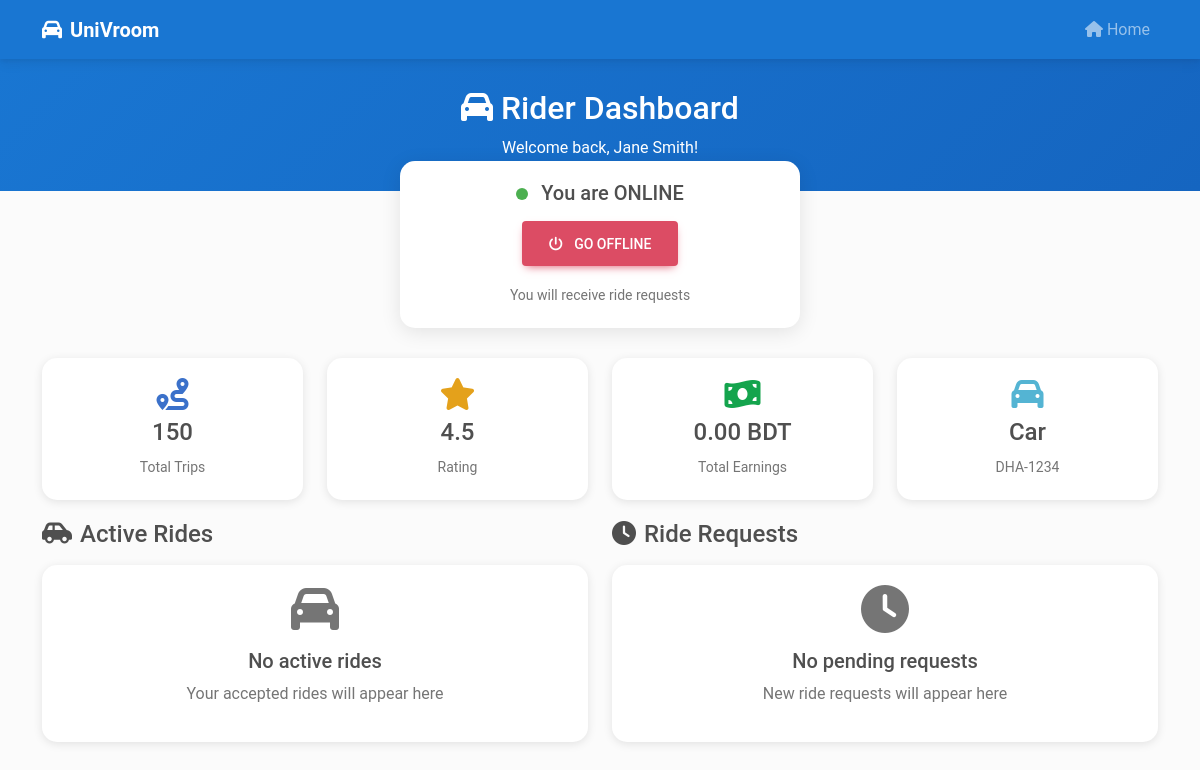
/rider/dashboard.php (signed in), run on the app's committed database.
### tables this page shows
CREATE TABLE riders (
    id INT AUTO_INCREMENT PRIMARY KEY,
    user_id INT NOT NULL,
    vehicle_type ENUM('car', 'bike', 'rickshaw', 'cng') NOT NULL,
    brand VARCHAR(50),
    model VARCHAR(50),
    plate_no VARCHAR(20) NOT NULL,
    license_no VARCHAR(50),
    status ENUM('pending', 'approved', 'rejected', 'suspended') DEFAULT 'pending',
    is_online BOOLEAN DEFAULT FALSE,
    current_lat DECIMAL(10, 8),
    current_lng DECIMAL(11, 8),
    last_location_update TIMESTAMP DEFAULT CURRENT_TIMESTAMP,
    rating DECIMAL(3, 2) DEFAULT 0.00,
    total_trips INT DEFAULT 0,
    total_earnings DECIMAL(10, 2) DEFAULT 0.00,
    created_at TIMESTAMP DEFAULT CURRENT_TIMESTAMP,
    FOREIGN KEY (user_id) REFERENCES users(id) ON DELETE CASCADE
);

CREATE TABLE users (
    id INT AUTO_INCREMENT PRIMARY KEY,
    name VARCHAR(100) NOT NULL,
    email VARCHAR(100) UNIQUE NOT NULL,
    password_hash VARCHAR(255) NOT NULL,
    role ENUM('user', 'rider') DEFAULT 'user',
    verified BOOLEAN DEFAULT FALSE,
    verification_token VARCHAR(255),
    reset_token VARCHAR(255),
    reset_expires DATETIME,
    profile_image VARCHAR(255),
    date_of_birth DATE,
    gender ENUM('male', 'female', 'other'),
    phone VARCHAR(20),
    address TEXT,
    created_at TIMESTAMP DEFAULT CURRENT_TIMESTAMP,
    updated_at TIMESTAMP DEFAULT CURRENT_TIMESTAMP ON UPDATE CURRENT_TIMESTAMP
);

### config/config.php (called while the page is built, shortened)
<?php
function formatCurrency($amount) {
    return number_format($amount, 2) . ' BDT';
}
?>

### rider/dashboard.php (the view, shortened to what this page needs)
<?php
require_once '../config/config.php';
$db = getDB();
$user_id = $_SESSION['user_id'];
$stmt = $db->prepare("
    SELECT r.*, u.name, u.email, u.phone
    FROM riders r
    JOIN users u ON r.user_id = u.id
    WHERE r.user_id = ?
");
$stmt->execute([$user_id]);
$rider = $stmt->fetch(PDO::FETCH_ASSOC);
$stmt = $db->prepare("
    SELECT r.*, u.name as passenger_name, u.phone as passenger_phone
    FROM rides r
    JOIN users u ON r.user_id = u.id
    WHERE r.status = 'requested'
    AND r.rider_id IS NULL
    ORDER BY r.created_at ASC
    LIMIT 10
");
$stmt->execute();
$pending_rides = $stmt->fetchAll(PDO::FETCH_ASSOC);
$stmt = $db->prepare("
    SELECT r.*, u.name as passenger_name, u.phone as passenger_phone
    FROM rides r
    JOIN users u ON r.user_id = u.id
    WHERE r.rider_id = (SELECT id FROM riders WHERE user_id = ?)
    AND r.status IN ('accepted', 'picked_up')
    ORDER BY r.created_at DESC
");
$stmt->execute([$user_id]);
$active_rides = $stmt->fetchAll(PDO::FETCH_ASSOC);
$stmt = $db->prepare("SELECT * FROM riders WHERE user_id = ?");
$stmt->execute([$user_id]);
$stats = $stmt->fetch(PDO::FETCH_ASSOC);
?>
<!DOCTYPE html>
<html lang="en">
<head>
    <link href="https://cdnjs.cloudflare.com/ajax/libs/mdb-ui-kit/6.4.2/mdb.min.css" rel="stylesheet">
    <link href="https://cdnjs.cloudflare.com/ajax/libs/font-awesome/6.0.0/css/all.min.css" rel="stylesheet">
</head>
<body class="bg-light">
    <nav class="navbar navbar-expand-lg navbar-dark" style="background-color: var(--primary-color);">
        <div class="container">
            <a class="navbar-brand fw-bold" href="../index.php">
                <i class="fas fa-car me-2"></i><?php echo SITE_NAME; ?>
            </a>
            <div class="navbar-nav ms-auto">
                <a class="nav-link" href="../index.php">
                    <i class="fas fa-home me-1"></i>Home
                </a>
            </div>
        </div>
    </nav>
    <div class="rider-header">
        <div class="container text-center">
            <h2><i class="fas fa-car me-2"></i>Rider Dashboard</h2>
            <p class="mb-0">Welcome back, <?php echo htmlspecialchars($rider['name']); ?>!</p>
        </div>
    </div>
    <div class="container">
        <div class="status-toggle">
            <h5 class="mb-3">
                <span class="online-indicator <?php echo $rider['is_online'] ? 'online' : 'offline'; ?>"></span>
                You are <?php echo $rider['is_online'] ? 'ONLINE' : 'OFFLINE'; ?>
            </h5>
            <form method="POST" class="d-inline">
                <button type="submit" name="toggle_status" class="btn btn-<?php echo $rider['is_online'] ? 'danger' : 'success'; ?> btn-lg">
                    <i class="fas fa-power-off me-2"></i>
                    Go <?php echo $rider['is_online'] ? 'Offline' : 'Online'; ?>
                </button>
            </form>
            <div class="mt-3">
                <small class="text-muted">
                    <?php echo $rider['is_online'] ? 'You will receive ride requests' : 'You will not receive ride requests'; ?>
                </small>
            </div>
        </div>
        <div class="row">
            <div class="col-lg-3 col-md-6">
                <div class="stat-card">
                    <i class="fas fa-route fa-2x text-primary mb-2"></i>
                    <h4><?php echo $stats['total_trips']; ?></h4>
                    <small class="text-muted">Total Trips</small>
                </div>
            </div>
            <div class="col-lg-3 col-md-6">
                <div class="stat-card">
                    <i class="fas fa-star fa-2x text-warning mb-2"></i>
                    <h4><?php echo number_format($stats['rating'], 1); ?></h4>
                    <small class="text-muted">Rating</small>
                </div>
            </div>
            <div class="col-lg-3 col-md-6">
                <div class="stat-card">
                    <i class="fas fa-money-bill-wave fa-2x text-success mb-2"></i>
                    <h4><?php echo formatCurrency($stats['total_earnings']); ?></h4>
                    <small class="text-muted">Total Earnings</small>
                </div>
            </div>
            <div class="col-lg-3 col-md-6">
                <div class="stat-card">
                    <i class="fas fa-car fa-2x text-info mb-2"></i>
                    <h4><?php echo ucfirst($stats['vehicle_type']); ?></h4>
                    <small class="text-muted"><?php echo htmlspecialchars($stats['plate_no']); ?></small>
                </div>
            </div>
        </div>
        <div class="row">
            <div class="col-lg-6">
                <h4 class="mb-3">
                    <i class="fas fa-car-side me-2"></i>Active Rides
                </h4>
                <?php if (empty($active_rides)): ?>
                    <div class="ride-card text-center">
                        <i class="fas fa-car fa-3x text-muted mb-3"></i>
                        <h5>No active rides</h5>
                        <p class="text-muted">Your accepted rides will appear here</p>
                    </div>
                <?php endif; ?>
            </div>
            <div class="col-lg-6">
                <h4 class="mb-3">
                    <i class="fas fa-clock me-2"></i>Ride Requests
                </h4>
                <?php if (empty($pending_rides)): ?>
                    <div class="ride-card text-center">
                        <i class="fas fa-clock fa-3x text-muted mb-3"></i>
                        <h5>No pending requests</h5>
                        <p class="text-muted">
                            <?php echo $rider['is_online'] ? 'New ride requests will appear here' : 'Go online to receive ride requests'; ?>
                        </p>
                    </div>
                <?php endif; ?>
            </div>
        </div>
    </div>
</body>
</html>

### rider/dashboard.php (style rules this page uses)
:root { --primary-color: #1976d2; --success-color: #4caf50; --warning-color: #ff9800; }
.rider-header { background: linear-gradient(135deg, var(--primary-color), #1565c0); color: white; padding: 30px 0; }
.status-toggle { background: white; border-radius: 15px; padding: 20px; margin: -30px auto 30px; max-width: 400px; box-shadow: 0 4px 20px rgba(0,0,0,0.1); text-align: center; }
.stat-card { background: white; border-radius: 15px; padding: 20px; box-shadow: 0 2px 10px rgba(0,0,0,0.1); text-align: center; margin-bottom: 20px; }
.ride-card { background: white; border-radius: 15px; padding: 20px; margin-bottom: 15px; box-shadow: 0 2px 10px rgba(0,0,0,0.1); }
.online-indicator { width: 12px; height: 12px; border-radius: 50%; display: inline-block; margin-right: 8px; }
.online { background: var(--success-color); }

### data on the page
riders: user.name "Jane Smith", total_trips "150", rating "4.5", total_earnings "0.00 BDT", vehicle_type "Car", plate_no "DHA-1234"

### other printed values
SITE_NAME "UniVroom"
